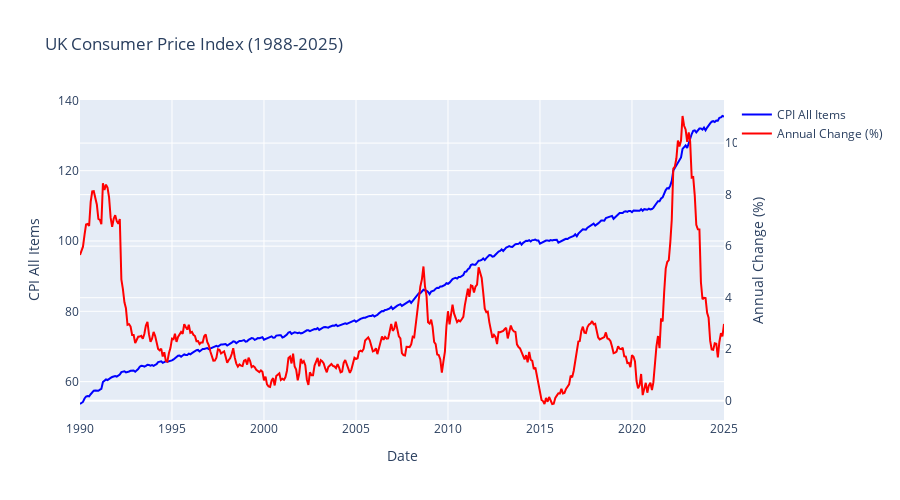
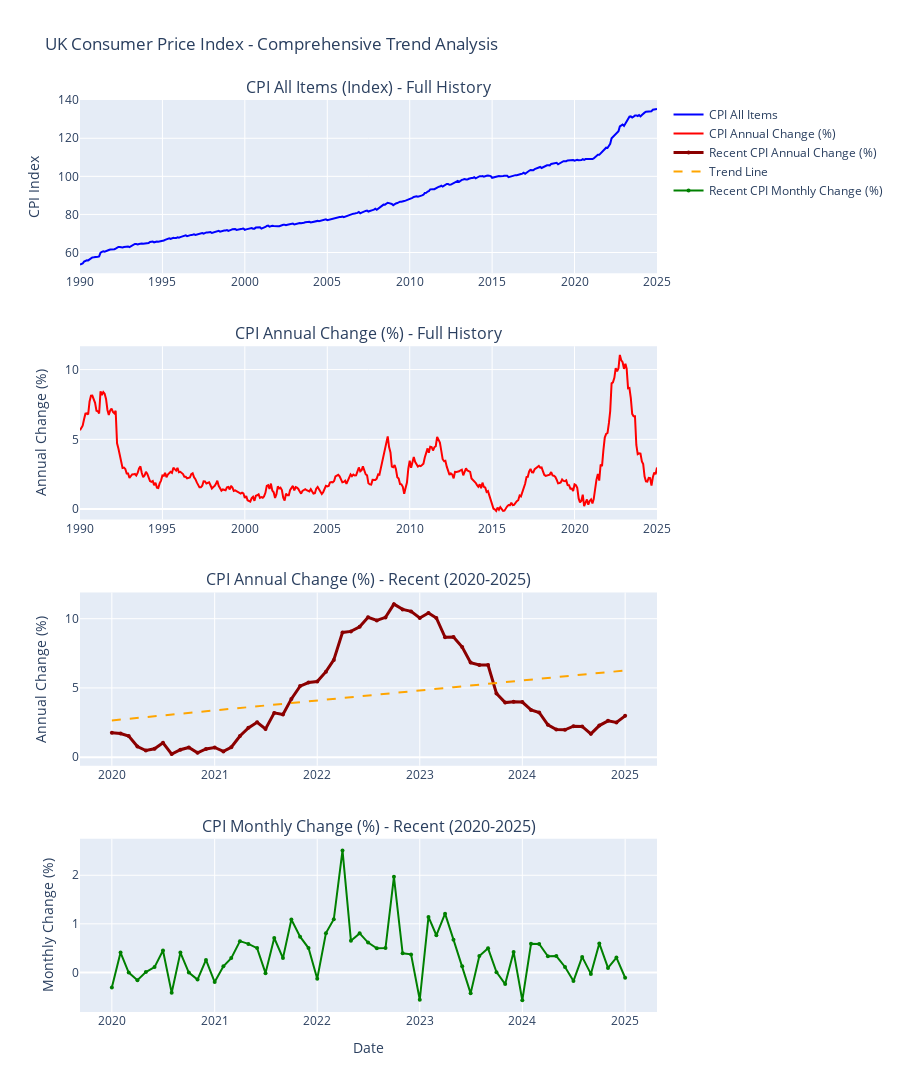

Here is the notebook cell these charts were saved with, in order:
### Markdown cell above
## Data Visualization
Visualize the CPI data to understand trends and patterns.

### Code cell
def plot_cpi_data(data: pd.DataFrame, title: str = "CPI Data Visualization"):
    """Create interactive plot of CPI data"""
    fig = go.Figure()
    
    # Plot original CPI values
    fig.add_trace(go.Scatter(
        x=data['Date_CPI'], 
        y=data['CPI ALL ITEMS'],
        mode='lines',
        name='CPI All Items',
        line=dict(color='blue', width=2)
    ))
    
    # Plot annual change
    fig.add_trace(go.Scatter(
        x=data['Date_CPI'], 
        y=data['CPI_Annual_Change'],
        mode='lines',
        name='Annual Change (%)',
        line=dict(color='red', width=2),
        yaxis='y2'
    ))
    
    fig.update_layout(
        title=title,
        xaxis_title="Date",
        yaxis=dict(title="CPI All Items", side="left"),
        yaxis2=dict(title="Annual Change (%)", side="right", overlaying="y"),
        height=500,
        showlegend=True,
        hovermode='x unified'
    )
    
    fig.show()

# Plot the data
if processed_data is not None:
    plot_cpi_data(processed_data, "UK Consumer Price Index (1988-2025)")

def create_comprehensive_cpi_analysis(data: pd.DataFrame):
    """Create comprehensive CPI trend analysis with multiple visualizations"""
    
    # Calculate additional metrics
    data['CPI_Monthly_Change'] = data['CPI ALL ITEMS'].pct_change() * 100
    
    # Create subplots
    fig = make_subplots(
        rows=4, cols=1,
        subplot_titles=(
            'CPI All Items (Index) - Full History',
            'CPI Annual Change (%) - Full History', 
            'CPI Annual Change (%) - Recent (2020-2025)',
            'CPI Monthly Change (%) - Recent (2020-2025)'
        ),
        vertical_spacing=0.08
    )
    
    # Plot 1: CPI All Items (full history)
    fig.add_trace(
        go.Scatter(
            x=data['Date_CPI'], 
            y=data['CPI ALL ITEMS'],
            mode='lines',
            name='CPI All Items',
            line=dict(color='blue', width=2),
            hovertemplate='Date: %{x}<br>CPI: %{y:.2f}<extra></extra>'
        ),
        row=1, col=1
    )
    
    # Plot 2: CPI Annual Change (full history)
    fig.add_trace(
        go.Scatter(
            x=data['Date_CPI'], 
            y=data['CPI_Annual_Change'],
            mode='lines',
            name='CPI Annual Change (%)',
            line=dict(color='red', width=2),
            hovertemplate='Date: %{x}<br>Annual Change: %{y:.2f}%<extra></extra>'
        ),
        row=2, col=1
    )
    
    # Plot 3: CPI Annual Change (recent)
    recent_data = data[data['Date_CPI'] >= '2020-01-01']
    if len(recent_data) > 0:
        fig.add_trace(
            go.Scatter(
                x=recent_data['Date_CPI'], 
                y=recent_data['CPI_Annual_Change'],
                mode='lines+markers',
                name='Recent CPI Annual Change (%)',
                line=dict(color='darkred', width=3),
                marker=dict(size=4),
                hovertemplate='Date: %{x}<br>Annual Change: %{y:.2f}%<extra></extra>'
            ),
            row=3, col=1
        )
        
        # Add trend line
        z = np.polyfit(range(len(recent_data)), recent_data['CPI_Annual_Change'], 1)
        p = np.poly1d(z)
        trend_line = p(range(len(recent_data)))
        
        fig.add_trace(
            go.Scatter(
                x=recent_data['Date_CPI'],
                y=trend_line,
                mode='lines',
                name='Trend Line',
                line=dict(color='orange', width=2, dash='dash'),
                hovertemplate='Date: %{x}<br>Trend: %{y:.2f}%<extra></extra>'
            ),
            row=3, col=1
        )
    
    # Plot 4: CPI Monthly Change (recent)
    if len(recent_data) > 0:
        fig.add_trace(
            go.Scatter(
                x=recent_data['Date_CPI'], 
                y=recent_data['CPI_Monthly_Change'],
                mode='lines+markers',
                name='Recent CPI Monthly Change (%)',
                line=dict(color='green', width=2),
                marker=dict(size=4),
                hovertemplate='Date: %{x}<br>Monthly Change: %{y:.2f}%<extra></extra>'
            ),
            row=4, col=1
        )
    
    # Update layout
    fig.update_layout(
        title="UK Consumer Price Index - Comprehensive Trend Analysis",
        height=1200,
        showlegend=True,
        hovermode='x unified'
    )
    
    # Update axes
    fig.update_xaxes(title_text="Date", row=4, col=1)
    fig.update_yaxes(title_text="CPI Index", row=1, col=1)
    fig.update_yaxes(title_text="Annual Change (%)", row=2, col=1)
    fig.update_yaxes(title_text="Annual Change (%)", row=3, col=1)
    fig.update_yaxes(title_text="Monthly Change (%)", row=4, col=1)
    
    fig.show()
    
    return fig

def analyze_cpi_volatility(data: pd.DataFrame):
    """Analyze CPI volatility and identify potential issues"""
    
    print("🔍 UK CPI Trend Analysis")
    print("=" * 50)
    print(f"Data range: {data['Date_CPI'].min().strftime('%Y-%m')} to {data['Date_CPI'].max().strftime('%Y-%m')}")
    print(f"Total records: {len(data)}")
    
    # Recent data analysis (last 5 years)
    recent_data = data[data['Date_CPI'] >= '2020-01-01'].copy()
    print(f"\n📊 Recent data (2020-2025): {len(recent_data)} records")
    
    if len(recent_data) > 0:
        print(f"Recent CPI range: {recent_data['CPI ALL ITEMS'].min():.2f} to {recent_data['CPI ALL ITEMS'].max():.2f}")
        print(f"Recent annual change range: {recent_data['CPI_Annual_Change'].min():.2f}% to {recent_data['CPI_Annual_Change'].max():.2f}%")
        
        # Calculate monthly change
        recent_data['CPI_Monthly_Change'] = recent_data['CPI ALL ITEMS'].pct_change() * 100
        print(f"Recent monthly change range: {recent_data['CPI_Monthly_Change'].min():.2f}% to {recent_data['CPI_Monthly_Change'].max():.2f}%")
    
    # Check for data quality issues
    print(f"\n🔍 Data Quality Checks:")
    
    # Check for negative CPI values (shouldn't happen)
    negative_cpi = data[data['CPI ALL ITEMS'] < 0]
    print(f"Negative CPI values: {len(negative_cpi)}")
    
    # Check for zero CPI values
    zero_cpi = data[data['CPI ALL ITEMS'] == 0]
    print(f"Zero CPI values: {len(zero_cpi)}")
    
    # Check for extreme annual changes
    extreme_annual_high = data[data['CPI_Annual_Change'] > 15]
    extreme_annual_low = data[data['CPI_Annual_Change'] < -2]
    print(f"Extreme annual changes (>15%): {len(extreme_annual_high)}")
    print(f"Extreme annual changes (<-2%): {len(extreme_annual_low)}")
    
    # Check for data gaps
    data['month_diff'] = data['Date_CPI'].diff().dt.days
    gaps = data[data['month_diff'] > 35]  # More than 35 days between consecutive months
    print(f"Potential data gaps (>35 days): {len(gaps)}")
    
    # Analyze recent trend
    print(f"\n📈 Recent Trend Analysis (2020-2025):")
    if len(recent_data) > 0:
        # Calculate trend statistics
        recent_annual_mean = recent_data['CPI_Annual_Change'].mean()
        recent_annual_std = recent_data['CPI_Annual_Change'].std()
        recent_monthly_mean = recent_data['CPI_Monthly_Change'].mean()
        recent_monthly_std = recent_data['CPI_Monthly_Change'].std()
        
        print(f"Average annual change: {recent_annual_mean:.2f}% (std: {recent_annual_std:.2f}%)")
        print(f"Average monthly change: {recent_monthly_mean:.2f}% (std: {recent_monthly_std:.2f}%)")
        
        # Check for volatility
        recent_volatility = recent_data['CPI_Annual_Change'].std()
        historical_volatility = data[data['Date_CPI'] < '2020-01-01']['CPI_Annual_Change'].std()
        
        print(f"Recent volatility (2020-2025): {recent_volatility:.2f}%")
        print(f"Historical volatility (pre-2020): {historical_volatility:.2f}%")
        
        if recent_volatility > historical_volatility * 1.5:
            print("⚠️  WARNING: Recent volatility is significantly higher than historical average")
        
        # Check for specific issues in recent data
        print(f"\n🔍 Recent Data Issues Check:")
        
        # Check for sudden jumps
        recent_data['annual_change_diff'] = recent_data['CPI_Annual_Change'].diff()
        sudden_jumps = recent_data[abs(recent_data['annual_change_diff']) > 2]
        print(f"Sudden jumps in annual change (>2%): {len(sudden_jumps)}")
        
        if len(sudden_jumps) > 0:
            print("Sudden jump details:")
            for idx, row in sudden_jumps.iterrows():
                print(f"  {row['Date_CPI'].strftime('%Y-%m')}: {row['annual_change_diff']:.2f}% change")
        
        # Check for unusual patterns
        recent_data['cpi_diff'] = recent_data['CPI ALL ITEMS'].diff()
        unusual_changes = recent_data[abs(recent_data['cpi_diff']) > 2]
        print(f"Unusual CPI index changes (>2 points): {len(unusual_changes)}")
        
        if len(unusual_changes) > 0:
            print("Unusual change details:")
            for idx, row in unusual_changes.iterrows():
                print(f"  {row['Date_CPI'].strftime('%Y-%m')}: {row['cpi_diff']:.2f} point change")

# Create comprehensive analysis
if processed_data is not None:
    print("📊 Creating comprehensive CPI trend analysis...")
    analyze_cpi_volatility(processed_data)
    print("\n📈 Creating enhanced visualizations...")
    create_comprehensive_cpi_analysis(processed_data)

### Figure 1 — Plotly figure (JSON) as saved in the notebook; plotly's stock layout.template omitted (floating-point values rounded to 4 significant figures; data arrays with more than 128 entries replaced by an {"elided": "..."} marker saying what was removed)
{"data": [{"line": {"color": "blue", "width": 2}, "mode": "lines", "name": "CPI All Items", "type": "scatter", "x": {"elided": "421 str values"}, "y": {"elided": "421 float values"}}, {"line": {"color": "red", "width": 2}, "mode": "lines", "name": "Annual Change (%)", "type": "scatter", "x": {"elided": "421 str values"}, "y": {"elided": "421 float values"}, "yaxis": "y2"}], "layout": {"height": 500, "hovermode": "x unified", "showlegend": true, "title": {"text": "UK Consumer Price Index (1988-2025)"}, "xaxis": {"title": {"text": "Date"}}, "yaxis": {"side": "left", "title": {"text": "CPI All Items"}}, "yaxis2": {"overlaying": "y", "side": "right", "title": {"text": "Annual Change (%)"}}}}

### Figure 2 — Plotly figure (JSON) as saved in the notebook; plotly's stock layout.template omitted (floating-point values rounded to 4 significant figures; data arrays with more than 128 entries replaced by an {"elided": "..."} marker saying what was removed)
{"data": [{"hovertemplate": "Date: %{x}<br>CPI: %{y:.2f}<extra></extra>", "line": {"color": "blue", "width": 2}, "mode": "lines", "name": "CPI All Items", "type": "scatter", "x": {"elided": "421 str values"}, "xaxis": "x", "y": {"elided": "421 float values"}, "yaxis": "y"}, {"hovertemplate": "Date: %{x}<br>Annual Change: %{y:.2f}%<extra></extra>", "line": {"color": "red", "width": 2}, "mode": "lines", "name": "CPI Annual Change (%)", "type": "scatter", "x": {"elided": "421 str values"}, "xaxis": "x2", "y": {"elided": "421 float values"}, "yaxis": "y2"}, {"hovertemplate": "Date: %{x}<br>Annual Change: %{y:.2f}%<extra></extra>", "line": {"color": "darkred", "width": 3}, "marker": {"size": 4}, "mode": "lines+markers", "name": "Recent CPI Annual Change (%)", "type": "scatter", "x": ["2020-01-01T00:00:00.000000000", "2020-02-01T00:00:00.000000000", "2020-03-01T00:00:00.000000000", "2020-04-01T00:00:00.000000000", "2020-05-01T00:00:00.000000000", "2020-06-01T00:00:00.000000000", "2020-07-01T00:00:00.000000000", "2020-08-01T00:00:00.000000000", "2020-09-01T00:00:00.000000000", "2020-10-01T00:00:00.000000000", "2020-11-01T00:00:00.000000000", "2020-12-01T00:00:00.000000000", "2021-01-01T00:00:00.000000000", "2021-02-01T00:00:00.000000000", "2021-03-01T00:00:00.000000000", "2021-04-01T00:00:00.000000000", "2021-05-01T00:00:00.000000000", "2021-06-01T00:00:00.000000000", "2021-07-01T00:00:00.000000000", "2021-08-01T00:00:00.000000000", "2021-09-01T00:00:00.000000000", "2021-10-01T00:00:00.000000000", "2021-11-01T00:00:00.000000000", "2021-12-01T00:00:00.000000000", "2022-01-01T00:00:00.000000000", "2022-02-01T00:00:00.000000000", "2022-03-01T00:00:00.000000000", "2022-04-01T00:00:00.000000000", "2022-05-01T00:00:00.000000000", "2022-06-01T00:00:00.000000000", "2022-07-01T00:00:00.000000000", "2022-08-01T00:00:00.000000000", "2022-09-01T00:00:00.000000000", "2022-10-01T00:00:00.000000000", "2022-11-01T00:00:00.000000000", "2022-12-01T00:00:00.000000000", "2023-01-01T00:00:00.000000000", "2023-02-01T00:00:00.000000000", "2023-03-01T00:00:00.000000000", "2023-04-01T00:00:00.000000000", "2023-05-01T00:00:00.000000000", "2023-06-01T00:00:00.000000000", "2023-07-01T00:00:00.000000000", "2023-08-01T00:00:00.000000000", "2023-09-01T00:00:00.000000000", "2023-10-01T00:00:00.000000000", "2023-11-01T00:00:00.000000000", "2023-12-01T00:00:00.000000000", "2024-01-01T00:00:00.000000000", "2024-02-01T00:00:00.000000000", "2024-03-01T00:00:00.000000000", "2024-04-01T00:00:00.000000000", "2024-05-01T00:00:00.000000000", "2024-06-01T00:00:00.000000000", "2024-07-01T00:00:00.000000000", "2024-08-01T00:00:00.000000000", "2024-09-01T00:00:00.000000000", "2024-10-01T00:00:00.000000000", "2024-11-01T00:00:00.000000000", "2024-12-01T00:00:00.000000000", "2025-01-01T00:00:00.000000000"], "xaxis": "x3", "y": [1.769, 1.71, 1.523, 0.7674, 0.4799, 0.6032, 1.04, 0.2196, 0.5319, 0.6972, 0.3151, 0.5888, 0.7006, 0.4142, 0.7143, 1.526, 2.115, 2.514, 2.04, 3.197, 3.08, 4.206, 5.13, 5.386, 5.456, 6.177, 7.023, 9.011, 9.083, 9.412, 10.1, 9.87, 10.1, 11.05, 10.67, 10.53, 10.05, 10.42, 10.06, 8.658, 8.681, 7.95, 6.827, 6.657, 6.652, 4.6, 3.941, 3.993, 3.981, 3.411, 3.228, 2.333, 1.99, 1.975, 2.234, 2.216, 1.68, 2.281, 2.622, 2.503, 2.983], "yaxis": "y3"}, {"hovertemplate": "Date: %{x}<br>Trend: %{y:.2f}%<extra></extra>", "line": {"color": "orange", "dash": "dash", "width": 2}, "mode": "lines", "name": "Trend Line", "type": "scatter", "x": ["2020-01-01T00:00:00.000000000", "2020-02-01T00:00:00.000000000", "2020-03-01T00:00:00.000000000", "2020-04-01T00:00:00.000000000", "2020-05-01T00:00:00.000000000", "2020-06-01T00:00:00.000000000", "2020-07-01T00:00:00.000000000", "2020-08-01T00:00:00.000000000", "2020-09-01T00:00:00.000000000", "2020-10-01T00:00:00.000000000", "2020-11-01T00:00:00.000000000", "2020-12-01T00:00:00.000000000", "2021-01-01T00:00:00.000000000", "2021-02-01T00:00:00.000000000", "2021-03-01T00:00:00.000000000", "2021-04-01T00:00:00.000000000", "2021-05-01T00:00:00.000000000", "2021-06-01T00:00:00.000000000", "2021-07-01T00:00:00.000000000", "2021-08-01T00:00:00.000000000", "2021-09-01T00:00:00.000000000", "2021-10-01T00:00:00.000000000", "2021-11-01T00:00:00.000000000", "2021-12-01T00:00:00.000000000", "2022-01-01T00:00:00.000000000", "2022-02-01T00:00:00.000000000", "2022-03-01T00:00:00.000000000", "2022-04-01T00:00:00.000000000", "2022-05-01T00:00:00.000000000", "2022-06-01T00:00:00.000000000", "2022-07-01T00:00:00.000000000", "2022-08-01T00:00:00.000000000", "2022-09-01T00:00:00.000000000", "2022-10-01T00:00:00.000000000", "2022-11-01T00:00:00.000000000", "2022-12-01T00:00:00.000000000", "2023-01-01T00:00:00.000000000", "2023-02-01T00:00:00.000000000", "2023-03-01T00:00:00.000000000", "2023-04-01T00:00:00.000000000", "2023-05-01T00:00:00.000000000", "2023-06-01T00:00:00.000000000", "2023-07-01T00:00:00.000000000", "2023-08-01T00:00:00.000000000", "2023-09-01T00:00:00.000000000", "2023-10-01T00:00:00.000000000", "2023-11-01T00:00:00.000000000", "2023-12-01T00:00:00.000000000", "2024-01-01T00:00:00.000000000", "2024-02-01T00:00:00.000000000", "2024-03-01T00:00:00.000000000", "2024-04-01T00:00:00.000000000", "2024-05-01T00:00:00.000000000", "2024-06-01T00:00:00.000000000", "2024-07-01T00:00:00.000000000", "2024-08-01T00:00:00.000000000", "2024-09-01T00:00:00.000000000", "2024-10-01T00:00:00.000000000", "2024-11-01T00:00:00.000000000", "2024-12-01T00:00:00.000000000", "2025-01-01T00:00:00.000000000"], "xaxis": "x3", "y": [2.648, 2.709, 2.769, 2.829, 2.889, 2.949, 3.009, 3.07, 3.13, 3.19, 3.25, 3.31, 3.37, 3.431, 3.491, 3.551, 3.611, 3.671, 3.732, 3.792, 3.852, 3.912, 3.972, 4.032, 4.093, 4.153, 4.213, 4.273, 4.333, 4.393, 4.454, 4.514, 4.574, 4.634, 4.694, 4.755, 4.815, 4.875, 4.935, 4.995, 5.055, 5.116, 5.176, 5.236, 5.296, 5.356, 5.416, 5.477, 5.537, 5.597, 5.657, 5.717, 5.778, 5.838, 5.898, 5.958, 6.018, 6.078, 6.139, 6.199, 6.259], "yaxis": "y3"}, {"hovertemplate": "Date: %{x}<br>Monthly Change: %{y:.2f}%<extra></extra>", "line": {"color": "green", "width": 2}, "marker": {"size": 4}, "mode": "lines+markers", "name": "Recent CPI Monthly Change (%)", "type": "scatter", "x": ["2020-01-01T00:00:00.000000000", "2020-02-01T00:00:00.000000000", "2020-03-01T00:00:00.000000000", "2020-04-01T00:00:00.000000000", "2020-05-01T00:00:00.000000000", "2020-06-01T00:00:00.000000000", "2020-07-01T00:00:00.000000000", "2020-08-01T00:00:00.000000000", "2020-09-01T00:00:00.000000000", "2020-10-01T00:00:00.000000000", "2020-11-01T00:00:00.000000000", "2020-12-01T00:00:00.000000000", "2021-01-01T00:00:00.000000000", "2021-02-01T00:00:00.000000000", "2021-03-01T00:00:00.000000000", "2021-04-01T00:00:00.000000000", "2021-05-01T00:00:00.000000000", "2021-06-01T00:00:00.000000000", "2021-07-01T00:00:00.000000000", "2021-08-01T00:00:00.000000000", "2021-09-01T00:00:00.000000000", "2021-10-01T00:00:00.000000000", "2021-11-01T00:00:00.000000000", "2021-12-01T00:00:00.000000000", "2022-01-01T00:00:00.000000000", "2022-02-01T00:00:00.000000000", "2022-03-01T00:00:00.000000000", "2022-04-01T00:00:00.000000000", "2022-05-01T00:00:00.000000000", "2022-06-01T00:00:00.000000000", "2022-07-01T00:00:00.000000000", "2022-08-01T00:00:00.000000000", "2022-09-01T00:00:00.000000000", "2022-10-01T00:00:00.000000000", "2022-11-01T00:00:00.000000000", "2022-12-01T00:00:00.000000000", "2023-01-01T00:00:00.000000000", "2023-02-01T00:00:00.000000000", "2023-03-01T00:00:00.000000000", "2023-04-01T00:00:00.000000000", "2023-05-01T00:00:00.000000000", "2023-06-01T00:00:00.000000000", "2023-07-01T00:00:00.000000000", "2023-08-01T00:00:00.000000000", "2023-09-01T00:00:00.000000000", "2023-10-01T00:00:00.000000000", "2023-11-01T00:00:00.000000000", "2023-12-01T00:00:00.000000000", "2024-01-01T00:00:00.000000000", "2024-02-01T00:00:00.000000000", "2024-03-01T00:00:00.000000000", "2024-04-01T00:00:00.000000000", "2024-05-01T00:00:00.000000000", "2024-06-01T00:00:00.000000000", "2024-07-01T00:00:00.000000000", "2024-08-01T00:00:00.000000000", "2024-09-01T00:00:00.000000000", "2024-10-01T00:00:00.000000000", "2024-11-01T00:00:00.000000000", "2024-12-01T00:00:00.000000000", "2025-01-01T00:00:00.000000000"], "xaxis": "x4", "y": [-0.3096, 0.4094, -0.004602, -0.1611, 0.006454, 0.1088, 0.4494, -0.4208, 0.4079, -0.002751, -0.1486, 0.2571, -0.1988, 0.1239, 0.2943, 0.6435, 0.5867, 0.5002, -0.01527, 0.708, 0.2944, 1.09, 0.7365, 0.5014, -0.133, 0.8085, 1.094, 2.513, 0.6531, 0.8037, 0.6142, 0.497, 0.5002, 1.967, 0.3922, 0.371, -0.5638, 1.143, 0.7647, 1.21, 0.6739, 0.1257, -0.432, 0.3369, 0.4956, 0.005303, -0.2401, 0.4215, -0.5755, 0.5887, 0.586, 0.3323, 0.3364, 0.1113, -0.179, 0.3191, -0.03128, 0.5961, 0.09258, 0.3049, -0.1099], "yaxis": "y4"}], "layout": {"annotations": [{"font": {"size": 16}, "showarrow": false, "text": "CPI All Items (Index) - Full History", "x": 0.5, "xanchor": "center", "xref": "paper", "y": 1, "yanchor": "bottom", "yref": "paper"}, {"font": {"size": 16}, "showarrow": false, "text": "CPI Annual Change (%) - Full History", "x": 0.5, "xanchor": "center", "xref": "paper", "y": 0.73, "yanchor": "bottom", "yref": "paper"}, {"font": {"size": 16}, "showarrow": false, "text": "CPI Annual Change (%) - Recent (2020-2025)", "x": 0.5, "xanchor": "center", "xref": "paper", "y": 0.46, "yanchor": "bottom", "yref": "paper"}, {"font": {"size": 16}, "showarrow": false, "text": "CPI Monthly Change (%) - Recent (2020-2025)", "x": 0.5, "xanchor": "center", "xref": "paper", "y": 0.19, "yanchor": "bottom", "yref": "paper"}], "height": 1200, "hovermode": "x unified", "showlegend": true, "title": {"text": "UK Consumer Price Index - Comprehensive Trend Analysis"}, "xaxis": {"anchor": "y", "domain": [0, 1]}, "xaxis2": {"anchor": "y2", "domain": [0, 1]}, "xaxis3": {"anchor": "y3", "domain": [0, 1]}, "xaxis4": {"anchor": "y4", "domain": [0, 1], "title": {"text": "Date"}}, "yaxis": {"anchor": "x", "domain": [0.81, 1], "title": {"text": "CPI Index"}}, "yaxis2": {"anchor": "x2", "domain": [0.54, 0.73], "title": {"text": "Annual Change (%)"}}, "yaxis3": {"anchor": "x3", "domain": [0.27, 0.46], "title": {"text": "Annual Change (%)"}}, "yaxis4": {"anchor": "x4", "domain": [0, 0.19], "title": {"text": "Monthly Change (%)"}}}}
